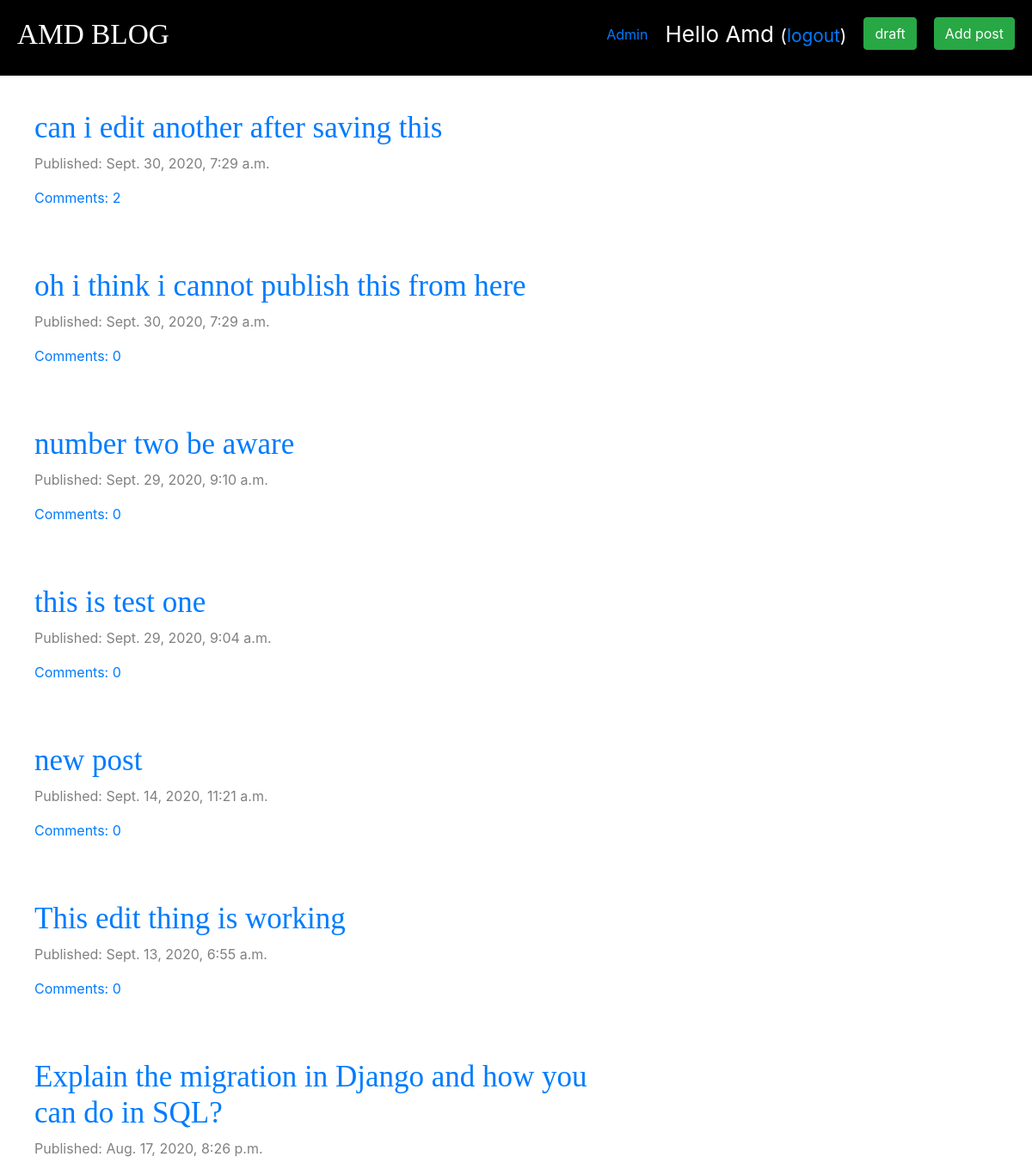
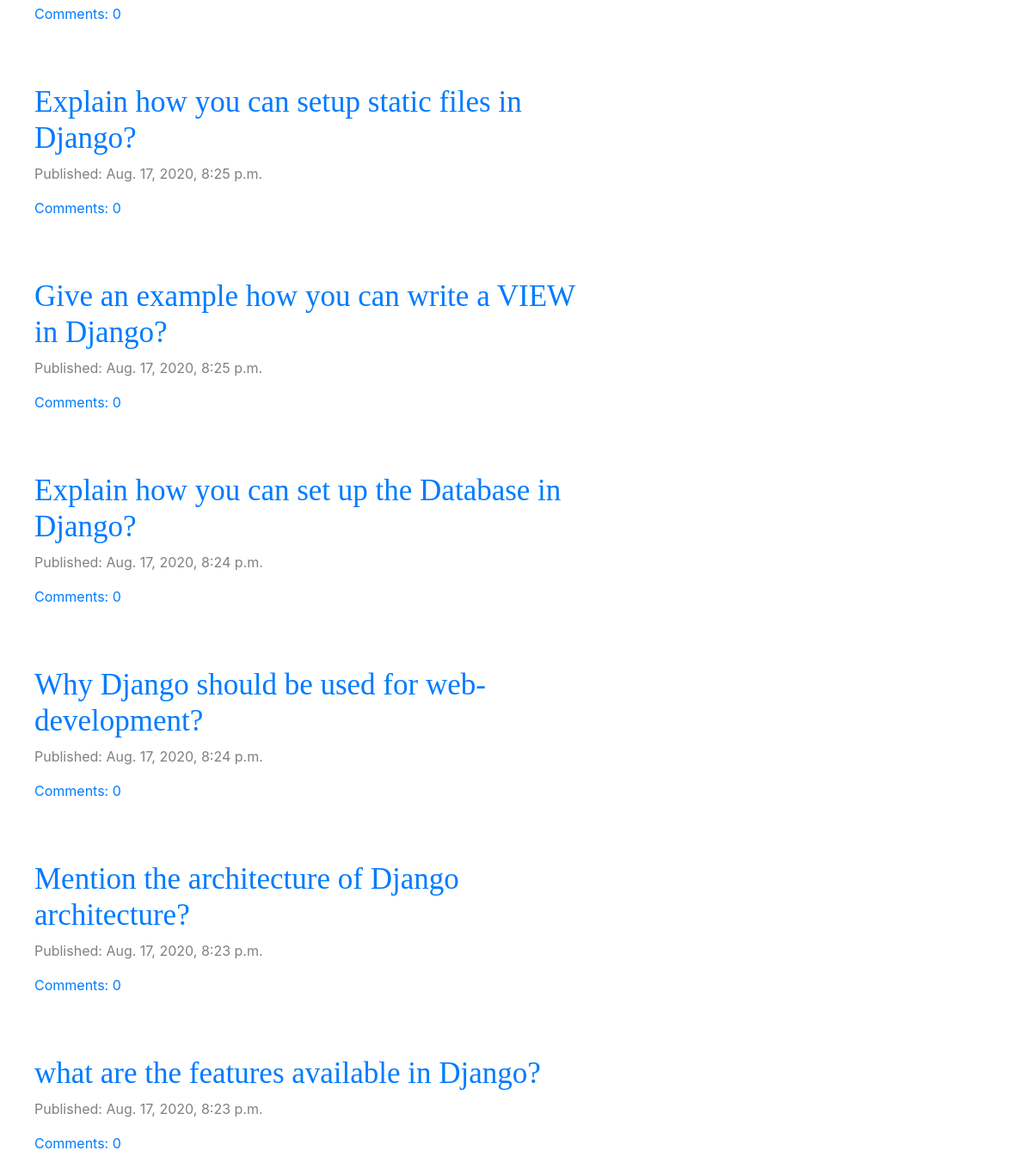
The app's page / (signed in) with its own data (2 pictures, top to bottom).
### blog/models.py (models this page shows, shortened)
class Post(models.Model):
    author = models.ForeignKey('auth.User', on_delete=models.CASCADE)
    title = models.CharField(max_length=200)
    text = models.TextField()
    created_date = models.DateTimeField(default=timezone.now)
    published_date = models.DateTimeField(blank=True, null=True)
    def approved_comments(self):
        return self.comments.filter(approved=True)

### blog/views.py (the view)
# urls.py: path('', views.post_list, name='post_list'),
def post_list(request):
    posts = Post.objects.filter(published_date__lte=timezone.now()).order_by('-published_date')
    stuff_for_frontend = {'posts': posts}
    return render(request, 'blog/post_list.html', stuff_for_frontend)

### blog/templates/blog/post_list.html
{% extends "blog/base.html" %}
{% block content %}
    {% for post in posts %}
        <div class="post">
            <h2><a href="{% url 'post_detail' pk=post.pk%}">{{ post.title }}</a></h2>
            <div class="date">
                <p>Published: {{ post.published_date }}</p>
            </div>
            <a href="{% url 'post_detail' pk=post.pk %}">Comments: {{ post.approved_comments.count }}</a>
        </div>
    {% endfor %}
{% endblock content %}

### blog/templates/blog/base.html (shortened to what this page needs)
{% load staticfiles %}
<html lang="en">
<head>
    <link rel="stylesheet" href="https://stackpath.bootstrapcdn.com/bootstrap/4.5.2/css/bootstrap.min.css">
    <link rel="stylesheet" href="{% static "css/blog.css" %}">
    <link rel="stylesheet" href="//use.fontawesome.com/releases/v5.0.7/css/all.css">
</head>
<body>
    <div class="page-header">
        {% if user.is_authenticated %}
        <div class="new-post-button">
            <a href="post/new"><button class="btn btn-success">Add post</button></a>
        </div>
        <div class="post-draft-button">
            <a href="drafts/"><button class="btn btn-success">draft</button></a>
        </div>
        <class class="top_menu">
            <p class="top_menu_name">Hello {{ user.username }} <small>(<a href="{% url 'logout' %}">logout</a>)</small></p>
        </class>
        {% if user.is_superuser %}
            <div class="admin">
                <a href="/admin">Admin</a>
            </div>
        {% endif %}
        {% else %}
            <div class="login-button">
                <a href="accounts/login"><button class="fas fa-sign-in-alt fa-2x"></button></a>
            </div>
        {% endif %}
        <h1><a href="/">AMD BLOG</a></h1>
    </div>
    <div class="content-container">
        <div class="row">
            <div class="col-md-7">
                {% block content %}
                {% endblock %}
            </div>
        </div>
    </div>
</body>
</html>

### blog/static/css/blog.css (style rules this page uses)
.page-header { background-color: black; margin-top: 0; padding: 20px 20px 20px 20px; }
.page-header h1 a { color: white; font-size: 25pt; text-decoration: none; }
.content-container { margin-left: 40px; margin-top: 40px; }
h1, h2, h3, h4 { font-family: 'Tinos', serif; font-size: 35px; }
.date { color: grey; }
.post { margin-bottom: 70px; }
.post-draft-button { float: right; margin-right: 20px; }
.new-post-button, .login-button { float: right; }
.top_menu { float: right; color: white; margin-right: 20px; font-size: 26px; }
.admin { margin-right: 20px; margin-top: 8px; float: right; }

### records on screen
Post: title "can i edit another after saving this", published_date "Sept. 30, 2020, 7:29 a.m.", approved_comments.count "2"
Post: title "oh i think i cannot publish this from here", published_date "Sept. 30, 2020, 7:29 a.m.", approved_comments.count "0"
Post: title "number two be aware", published_date "Sept. 29, 2020, 9:10 a.m.", approved_comments.count "0"
Post: title "this is test one", published_date "Sept. 29, 2020, 9:04 a.m.", approved_comments.count "0"
Post: title "new post", published_date "Sept. 14, 2020, 11:21 a.m.", approved_comments.count "0"
Post: title "This edit thing is working", published_date "Sept. 13, 2020, 6:55 a.m.", approved_comments.count "0"
Post: title "Explain the migration in Django and how you can do in SQL?", published_date "Aug. 17, 2020, 8:26 p.m.", approved_comments.count "0"
Post: title "Explain how you can setup static files in Django?", published_date "Aug. 17, 2020, 8:25 p.m.", approved_comments.count "0"
Post: title "Give an example how you can write a VIEW in Django?", published_date "Aug. 17, 2020, 8:25 p.m.", approved_comments.count "0"
Post: title "Explain how you can set up the Database in Django?", published_date "Aug. 17, 2020, 8:24 p.m.", approved_comments.count "0"
Post: title "Why Django should be used for web-development?", published_date "Aug. 17, 2020, 8:24 p.m.", approved_comments.count "0"
Post: title "Mention the architecture of Django architecture?", published_date "Aug. 17, 2020, 8:23 p.m.", approved_comments.count "0"
Post: title "what are the features available in Django?", published_date "Aug. 17, 2020, 8:23 p.m.", approved_comments.count "0"

### other values on screen
{{ user.username }} "Amd"
